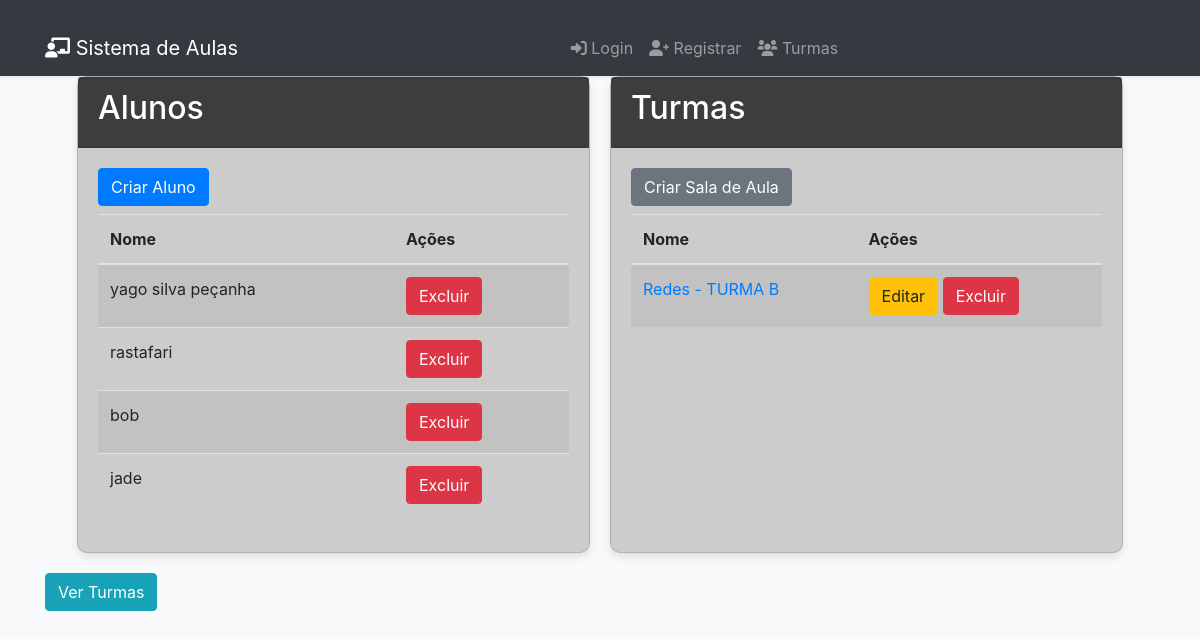
Page /dashboard (signed in) on the earlier database version.
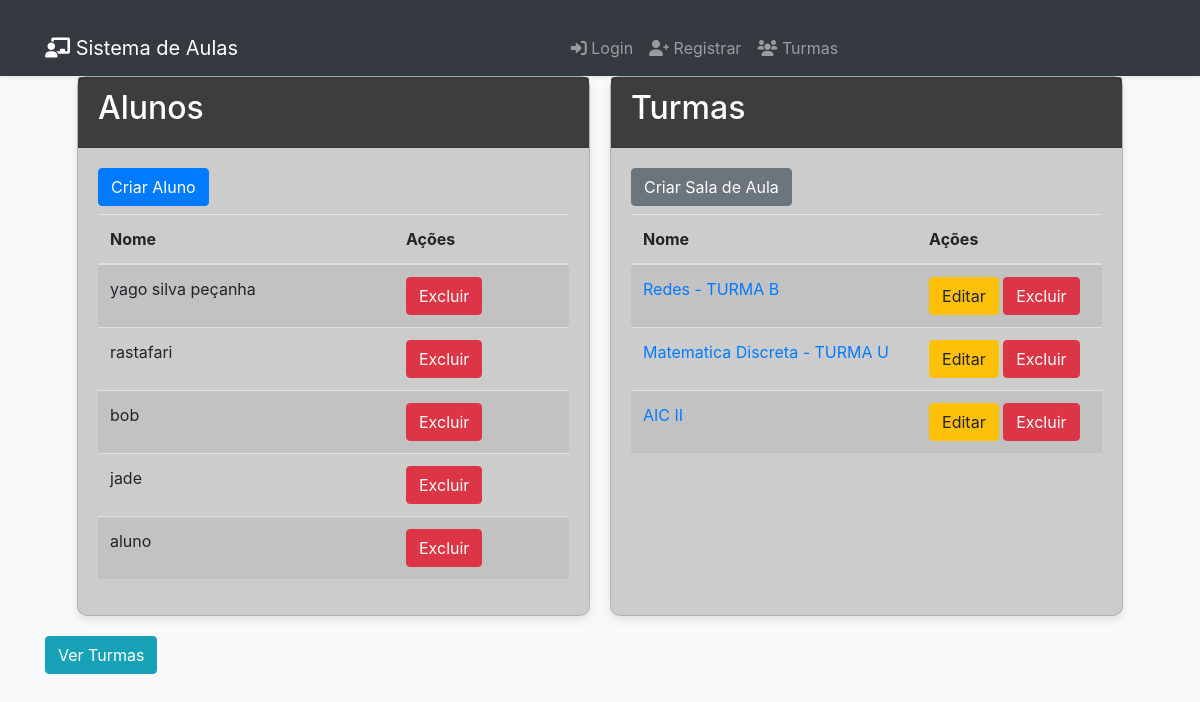
Same page on the later database version.
### models.py (models this page shows)
class Aluno(db.Model):
    id = db.Column(db.Integer, primary_key=True)
    username = db.Column(db.String(80), unique=True, nullable=False)
    password = db.Column(db.String(120), nullable=False)

class Turma(db.Model):
    id = db.Column(db.Integer, primary_key=True)
    name = db.Column(db.String(80), nullable=False)
    professor_id = db.Column(db.Integer, db.ForeignKey('professor.id'), nullable=False)
    professor = db.relationship('Professor', backref=db.backref('turmas', lazy=True))
    alunos = db.relationship('Aluno', secondary='turma_aluno', backref=db.backref('turmas', lazy=True))

### app.py (the view)
@app.route('/dashboard')
def dashboard():
    if 'user_id' in session and session['user_role'] == 'professor':
        alunos = Aluno.query.all()
        turmas = Turma.query.filter_by(professor_id=session['user_id']).all()
        return render_template('dashboard.html', alunos=alunos, turmas=turmas)
    return redirect(url_for('login'))

### templates/dashboard.html (shortened to what the changed rows need)
<!DOCTYPE html>
<html lang="en">
<head>
    <link rel="stylesheet" href="{{ url_for('static', filename='css/bootstrap.min.css') }}">
    <link rel="stylesheet" href="https://cdnjs.cloudflare.com/ajax/libs/font-awesome/6.0.0-beta3/css/all.min.css">
</head>
<body>
    <div class="container">
        <div class="row">
            <div class="card card-alunos">
                <div class="card-header">
                    <h2>Alunos</h2>
                </div>
                <div class="card-body">
                    <table class="table table-striped">
                        <thead>
                            <tr>
                                <th>Nome</th>
                                <th>Ações</th>
                            </tr>
                        </thead>
                        <tbody>
                            {% for aluno in alunos %}
                            <tr>
                                <td>{{ aluno.username }}</td>
                                <td>
                                    <form action="{{ url_for('delete_student', student_id=aluno.id) }}" method="post" style="display:inline;">
                                        <button type="submit" class="btn btn-danger">Excluir</button>
                                    </form>
                                </td>
                            </tr>
                            {% endfor %}
                        </tbody>
                    </table>
                </div>
            </div>
            <div class="card card-turmas">
                <div class="card-header">
                    <h2>Turmas</h2>
                </div>
                <div class="card-body">
                    <table class="table table-striped">
                        <thead>
                            <tr>
                                <th>Nome</th>
                                <th>Ações</th>
                            </tr>
                        </thead>
                        <tbody>
                            {% for turma in turmas %}
                            <tr>
                                <td><a href="{{ url_for('class_details', class_id=turma.id) }}">{{ turma.name }}</a></td>
                                <td>
                                    <a href="{{ url_for('edit_class', class_id=turma.id) }}" class="btn btn-warning">Editar</a>
                                    <form action="{{ url_for('delete_class', class_id=turma.id) }}" method="post" style="display:inline;">
                                        <button type="submit" class="btn btn-danger">Excluir</button>
                                    </form>
                                </td>
                            </tr>
                            {% endfor %}
                        </tbody>
                    </table>
                </div>
            </div>
        </div>
    </div>
</body>
</html>

Differences in the rows shown:
added Aluno: username "aluno"
added Turma: name "Matematica Discreta - TURMA U"
added Turma: name "AIC II"
